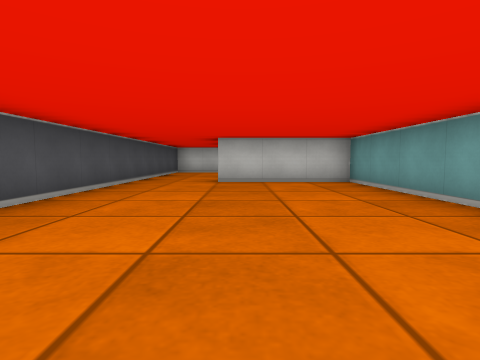
View 1 (above)

14 first-person views from a walk through a cub3D ray-caster map. The camera is about half as high as the walls, tilts 4° down and sees 80° across. The floor is counted in squares. Each view is taken from the middle of a square. On the plan, view 1 faces up. The plan holds only what a view shows up to about 9 squares ahead; the rest is blank.

View 2
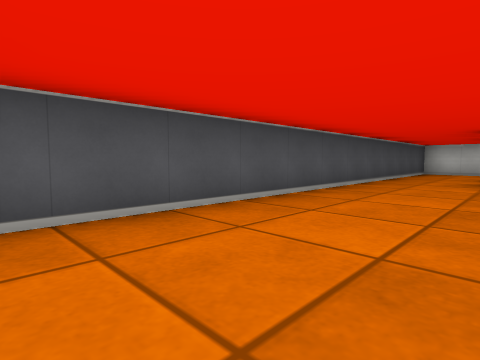

View 3
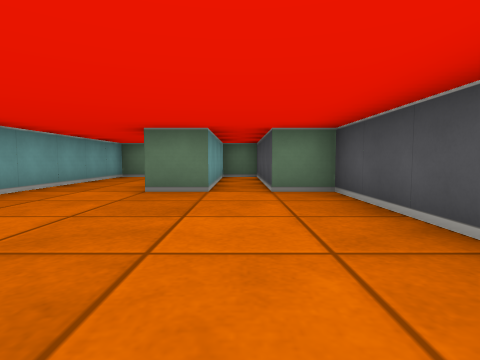

View 4
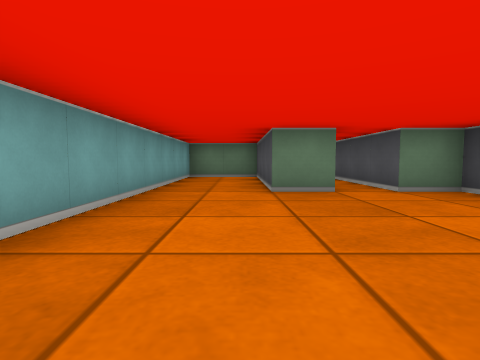

View 5
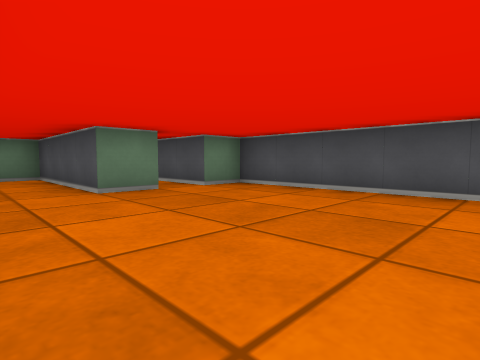

View 6
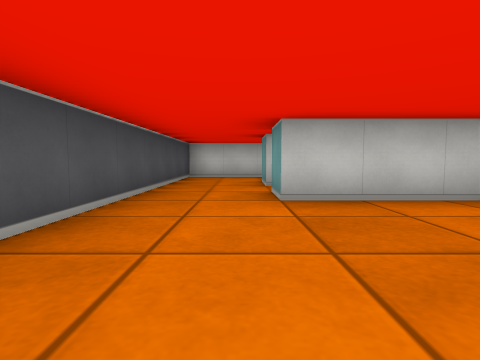

View 7
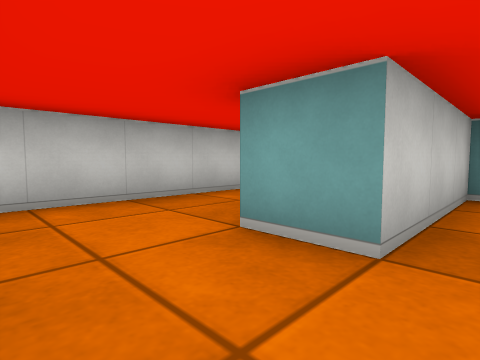

View 8
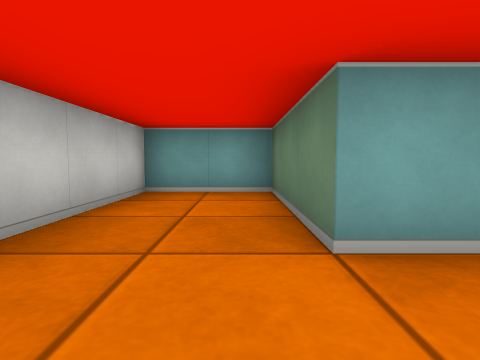

View 9
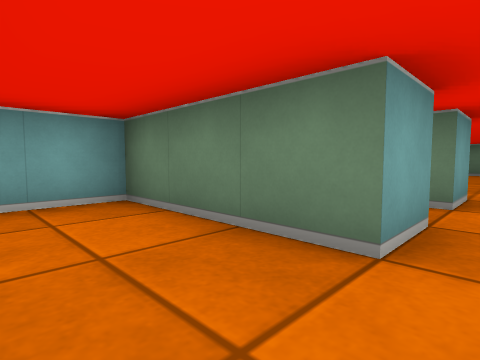

View 10
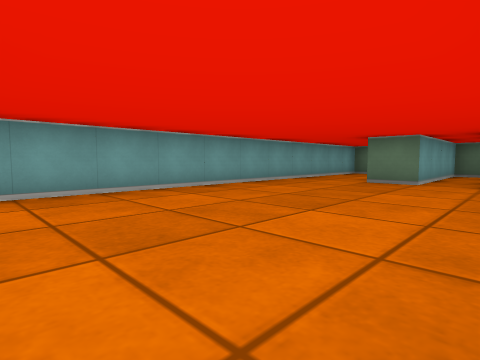

View 11
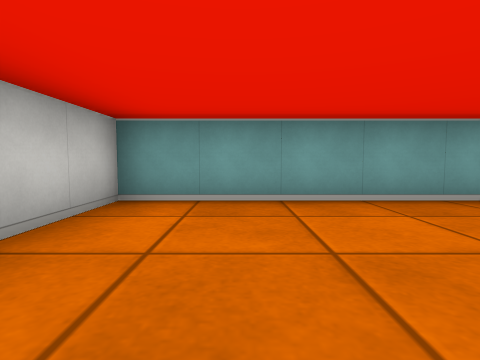

View 12
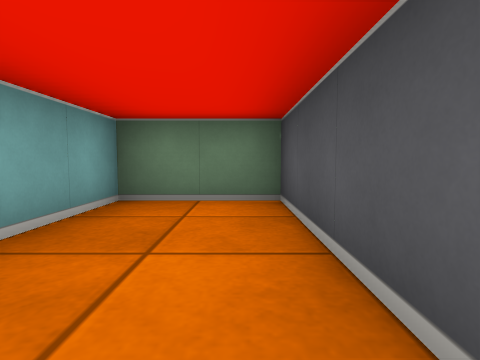

View 13
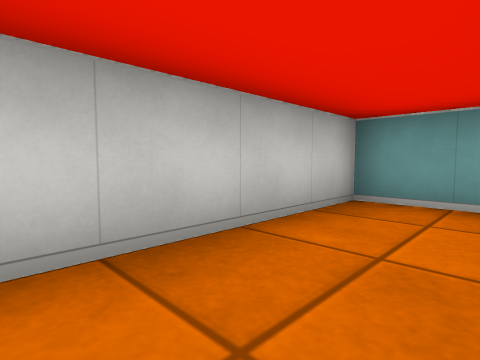

View 14
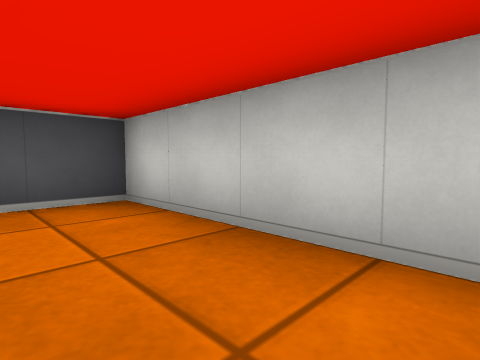

### Floor plan
Ten units are one square. View 1 is at (0, 0); x grows to the right and y downward. Boxes are objects, and circles mark ways between rooms. Rooms are numbered by the first view taken in them; rooms with no view inside come last. Other rooms are left out.
<svg viewBox="-30 -120 61 170">
<path fill="none" stroke="#000" d="M-25 -65 -25 5 -15 5 -15 45 -5 45 -5 5 5 5 5 45 25 45 25 -65 -5 -65M-5 -65 -5 -75M-25 -95 -25 -65M26 -85 -5 -85 -5 -95M-5 -95 25 -95 25 -115 -25 -115 -25 -95"/>
<circle cx="-15" cy="-70" r="3" fill="#2a7"/>
<circle cx="-15" cy="-90" r="3" fill="#2a7"/>
<text x="0" y="-20">1</text>
<text x="-10" y="-80">2</text>
<text x="0" y="-110">3</text>
</svg>
Room 1 opens to room 2. Room 2 opens to room 3.

Where each view was taken, in squares from view 1:
view 1: 0 up, 0 right, facing up
view 2: 0 up, 0 right, facing up-left
view 3: 4 up, 1 left, facing down
view 4: 4 up, 1 right, facing down
view 5: 4 up, 2 right, facing down-left
view 6: 3 up, 1 left, facing up
view 7: 8 up, 2 left, facing up-right
view 8: 10 up, 2 left, facing right
view 9: 11 up, 1 left, facing down-right
view 10: 6 up, 2 left, facing down-right
view 11: 5 up, 1 left, facing right
view 12: 1 down, 1 right, facing down
view 13: 10 up, 1 left, facing up-right
view 14: 10 up, 1 right, facing up-left
